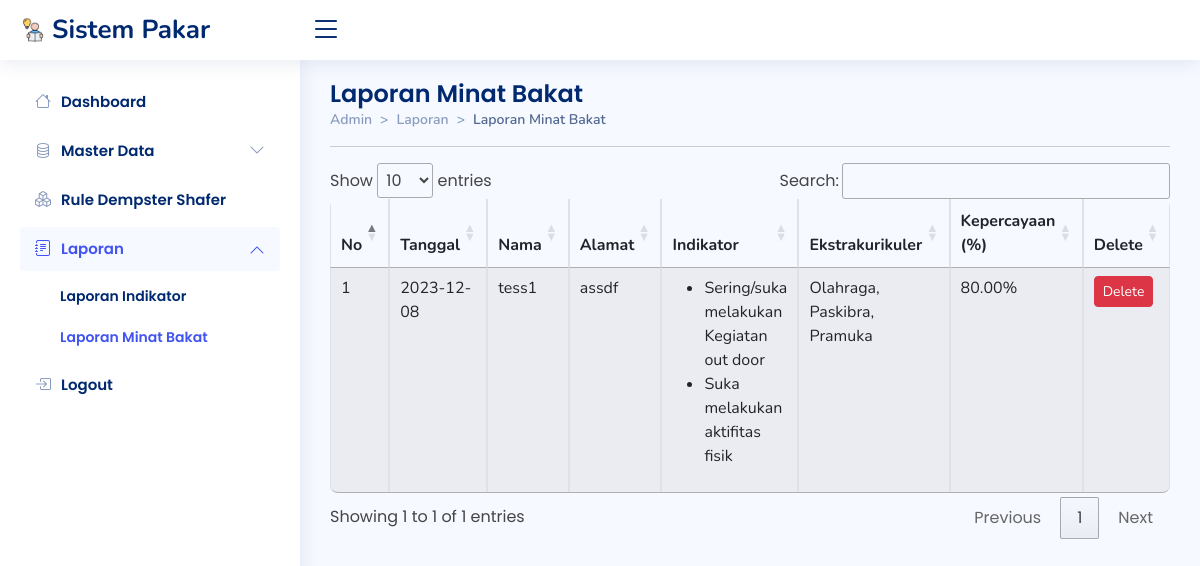
The app's page /admin/laporan/lapdiagnosa.php (signed in) with its own data.
### tables this page shows
CREATE TABLE `tb_diagnosa` (
  `id` int(11) UNSIGNED NOT NULL,
  `nama` varchar(100) NOT NULL,
  `alamat` varchar(100) NOT NULL,
  `tanggal` date NOT NULL,
  `ekskull` varchar(100) NOT NULL,
  `indikator` varchar(100) NOT NULL,
  `kepercayaan` decimal(5,2) DEFAULT NULL
);

### admin/laporan/lapdiagnosa.php (the view, shortened to what this page needs)
<!DOCTYPE html>
<html lang="en">
<head>
  <link href="../../assets/vendor/bootstrap/css/bootstrap.min.css" rel="stylesheet">
  <link rel="stylesheet" href="https://cdn.jsdelivr.net/npm/bootstrap-icons@1.10.2/font/bootstrap-icons.css">
  <link href="../../assets/vendor/boxicons/css/boxicons.min.css" rel="stylesheet">
  <link href="../../assets/vendor/quill/quill.snow.css" rel="stylesheet">
  <link href="../../assets/vendor/quill/quill.bubble.css" rel="stylesheet">
  <link href="../../assets/vendor/remixicon/remixicon.css" rel="stylesheet">
  <link href="../../assets/vendor/simple-datatables/style.css" rel="stylesheet">
  <link rel="stylesheet" href="https://cdn.datatables.net/1.12.1/css/jquery.dataTables.min.css">
  <link href="../../assets/css/style.css" rel="stylesheet">
</head>
<body>
  <header id="header" class="header fixed-top d-flex align-items-center">
    <div class="d-flex align-items-center justify-content-between">
      <a href="../index.php" class="logo d-flex align-items-center">
        <img src="../../img/logofix.png" alt="logo">
        <span class="d-none d-lg-block">Sistem Pakar</span>
      </a>
      <i class="bi bi-list toggle-sidebar-btn"></i>
    </div>
  </header>
  <aside id="sidebar" class="sidebar">
    <ul class="sidebar-nav" id="sidebar-nav">
      <li class="nav-item">
        <a class="nav-link collapsed" href="../index.php">
          <i class="bi bi-house"></i>
          <span>Dashboard</span>
        </a>
      </li>
      <li class="nav-item">
        <a class="nav-link collapsed" data-bs-target="#components-nav" data-bs-toggle="collapse" href="#">
          <i class="bi bi-database"></i><span>Master Data</span><i class="bi bi-chevron-down ms-auto"></i>
        </a>
      </li>
      <li class="nav-item">
        <a class="nav-link collapsed" href="../rules/rules.php">
          <i class="bi bi-boxes"></i>
          <span>Rule Dempster Shafer</span>
        </a>
      </li>
      <li class="nav-item">
        <a class="nav-link" data-bs-target="#forms-nav" data-bs-toggle="collapse" href="#">
          <i class="bi bi-journal-text"></i><span>Laporan</span><i class="bi bi-chevron-down ms-auto"></i>
        </a>
        <ul id="forms-nav" class="nav-content collapse show" data-bs-parent="#sidebar-nav">
          <li>
            <a href="../laporan/lapIndikator.php">
              <span>Laporan Indikator</span>
            </a>
          </li>
          <li>
            <a href="./lapdiagnosa.php" class="active">
              <span>Laporan Minat Bakat</span>
            </a>
          </li>
        </ul>
      </li>
      <li class="nav-item">
        <a class="nav-link collapsed" href="javascript:;" data-bs-toggle="modal" data-bs-target="#logoutmodal">
          <i class="bi bi-box-arrow-in-right"></i>
          <span>Logout</span>
        </a>
      </li>
    </ul>
  </aside>
  <main id="main" class="main">
    <div class="pagetitle">
      <h1>Laporan Minat Bakat</h1>
      <nav style="--bs-breadcrumb-divider: '>';">
        <ol class="breadcrumb">
          <li class="breadcrumb-item"><a href="index.php">Admin</a></li>
          <li class="breadcrumb-item">Laporan</li>
          <li class="breadcrumb-item active">Laporan Minat Bakat</li>
        </ol>
      </nav>
      <hr>
    </div>
    <section>
      <div class="row">
        <div class="col-md-12">
          <div class="table-responsive">
            <table id="myTable" class="table table-striped table-hover table-bordered">
              <thead>
                <tr>
                  <th>No</th>
                  <th>Tanggal</th>
                  <th>Nama</th>
                  <th>Alamat</th>
                  <th>Indikator</th>
                  <th>Ekstrakurikuler</th>
                  <th>Kepercayaan (%)</th>
                  <th>Delete<input type="hidden" id="texthapus"></th>
                </tr>
              </thead>
              <tbody>
                <?php
                include "../../koneksi.php";
                $sql = "SELECT * FROM tb_diagnosa  ORDER BY tanggal";
                $qry = mysqli_query($koneksi, $sql) or die("SQL Error" . mysqli_error($koneksi));
                $no = 0;
                while ($data = mysqli_fetch_array($qry)) {
                  $no++;
                ?>
                  <tr>
                    <td><?php echo $no; ?></td>
                    <td><?php echo $data['tanggal']; ?></td>
                    <td><?php echo $data['nama']; ?></td>
                    <td><?php echo $data['alamat']; ?></td>
                    <td>
                      <?php
                      $indikatorArray = explode(',', $data['indikator']);
                      $namaIndikatorArray = [];
                      foreach ($indikatorArray as $idIndikator) {
                        $sql_ind = "SELECT indikator FROM tb_indikator WHERE kode_indikator = '$idIndikator'";
                        $result = mysqli_query($koneksi, $sql_ind);
                        $row = mysqli_fetch_assoc($result);
                        if ($row && $row['indikator'] !== null) {
                          $namaIndikatorArray[] = $row['indikator'];
                        }
                      }
                      $htmlList = '<ul>';
                      foreach ($namaIndikatorArray as $indikator) {
                        $htmlList .= '<li>' . $indikator . '</li>';
                      }
                      $htmlList .= '</ul>';
                      echo $htmlList;
                      ?>
                    </td>
                    <td>
                      <?php
                      $ekskullArray = explode(',', $data['ekskull']);
                      $namaEkskullArray = [];
                      foreach ($ekskullArray as $idEkskull) {
                        $sql_eks = "SELECT nama FROM tb_ekskull WHERE id = '$idEkskull'";
                        $result = mysqli_query($koneksi, $sql_eks);
                        $row = mysqli_fetch_assoc($result);
                        $namaEkskullArray[] = $row['nama'];
                        $nama_ekskull = implode(', ', $namaEkskullArray);
                      }
                      echo $nama_ekskull;
                      ?>
                    </td>
                    <td><?php echo $data['kepercayaan']; ?>%</td>
                    <td><a onClick="return HapusData('<?php echo $data['id']; ?>');" class="btn btn-danger btn-sm" data-bs-toggle="modal" data-bs-target="#hapusmodal">Delete</a>
                    </td>
                  </tr><?php } ?>
              </tbody>
            </table>
          </div>
        </div>
      </div>
    </section>
  </main>
</body>
</html>

### assets/css/style.css (style rules this page uses)
:root { scroll-behavior: smooth; }
body { font-family: "Poppins", sans-serif; background: #f6f9ff; color: #444444; }
a { color: #4154f1; text-decoration: none; }
span { font-family: "Poppins", sans-serif; }
h1, h2, h3, h4, h5, h6 { font-family: "Poppins", sans-serif; }
#main { margin-top: 60px; padding: 20px 30px; transition: all 0.3s; }
.pagetitle { margin-bottom: 10px; }
.pagetitle h1 { font-size: 24px; margin-bottom: 0; font-weight: 600; color: #012970; }
.breadcrumb { font-size: 14px; font-family: "Nunito", sans-serif; color: #899bbd; font-weight: 600; }
.breadcrumb a { color: #899bbd; transition: 0.3s; }
.breadcrumb .breadcrumb-item::before { color: #899bbd; }
.breadcrumb .active { color: #51678f; font-weight: 600; }
.logo { line-height: 1; }
@media (min-width: 1200px) { .logo { width: 280px; } }
.logo img { max-height: 26px; margin-right: 6px; }
.logo span { font-size: 26px; font-weight: 700; color: #012970; font-family: "Nunito", sans-serif; }
.header { transition: all 0.5s; z-index: 997; height: 60px; box-shadow: 0px 2px 20px rgba(1, 41, 112, 0.1); background-color: #fff; padding-left: 20px; }
.header .toggle-sidebar-btn { font-size: 32px; padding-left: 10px; cursor: pointer; color: #012970; }
.sidebar { position: fixed; top: 60px; left: 0; bottom: 0; width: 300px; z-index: 996; transition: all 0.3s; padding: 20px; overflow-y: auto; scrollbar-width: thin; scrollbar-color: #aab7cf transparent; box-shadow: 0px 0px 20px rgba(1, 41, 112, 0.1); background-color: #fff; }
@media (min-width: 1200px) { #main, #footer { margin-left: 300px; } }
.sidebar-nav { padding: 0; margin: 0; list-style: none; }
.sidebar-nav li { padding: 0; margin: 0; list-style: none; }
.sidebar-nav .nav-item { margin-bottom: 5px; }
.sidebar-nav .nav-link { display: flex; align-items: center; font-size: 15px; font-weight: 600; color: #4154f1; transition: 0.3; background: #f6f9ff; padding: 10px 15px; border-radius: 4px; }
.sidebar-nav .nav-link i { font-size: 16px; margin-right: 10px; color: #4154f1; }
.sidebar-nav .nav-link.collapsed { color: #012970; background: #fff; }
.sidebar-nav .nav-link.collapsed i { color: #899bbd; }
.sidebar-nav .nav-link .bi-chevron-down { margin-right: 0; transition: transform 0.2s ease-in-out; }
.sidebar-nav .nav-link:not(.collapsed) .bi-chevron-down { transform: rotate(180deg); }
.sidebar-nav .nav-content { padding: 5px 0 0 0; margin: 0; list-style: none; }
.sidebar-nav .nav-content a { display: flex; align-items: center; font-size: 14px; font-weight: 600; color: #012970; transition: 0.3; padding: 10px 0 10px 40px; transition: 0.3s; }
.sidebar-nav .nav-content a:hover, .sidebar-nav .nav-content a.active { color: #4154f1; }

### admin/laporan/lapdiagnosa.php (style rules this page uses)
.table { border-radius: 40px; overflow: hidden; font-family: "Nunito", sans-serif; border-radius: 8px; overflow: hidden; }

### records on screen
tb_diagnosa: tanggal "2023-12-08", nama "tess1", alamat "assdf", indikator "Sering/suka melakukan Kegiatan out door", indikator "Suka melakukan aktifitas fisik", nama_ekskull "Olahraga, Paskibra, Pramuka", kepercayaan "80.00"
